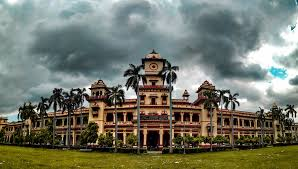
#> input picture images/images.jpg, 298 x 169 px, found by its file name
$ python img_text.py
#> lines starting #> are read from the running program, lines starting #| are printed output that depends on the picture
import cv2
import numpy as np

# Read the image in grayscale
img = cv2.imread(r"C:\Users\Lenovo\Downloads\images.jpg", 0)
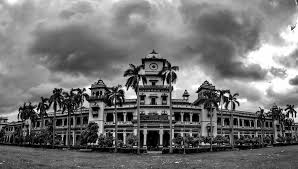
#> img: shape (169, 298); min 0, max 255, mean 115.1

# Display image data and dimensions
print("Original Image:")
print(img)
#> (printed output is left out)
print("Image Shape:", img.shape)
#| Image Shape: (169, 298)

height, width = img.shape[:2]
#> height = 169; width = 298
print("Image Height:", height)
#| Image Height: 169
print("Image Width:", width)
#| Image Width: 298

# Convert each pixel value to 8-bit binary and save to a text file
with open("image.txt", 'w') as file:
    for i in range(height):
        for j in range(width):
            file.write(np.binary_repr(img[i][j], width=8) + "\n")

print("Image conversion to binary complete. Output saved in 'image.txt'.")
